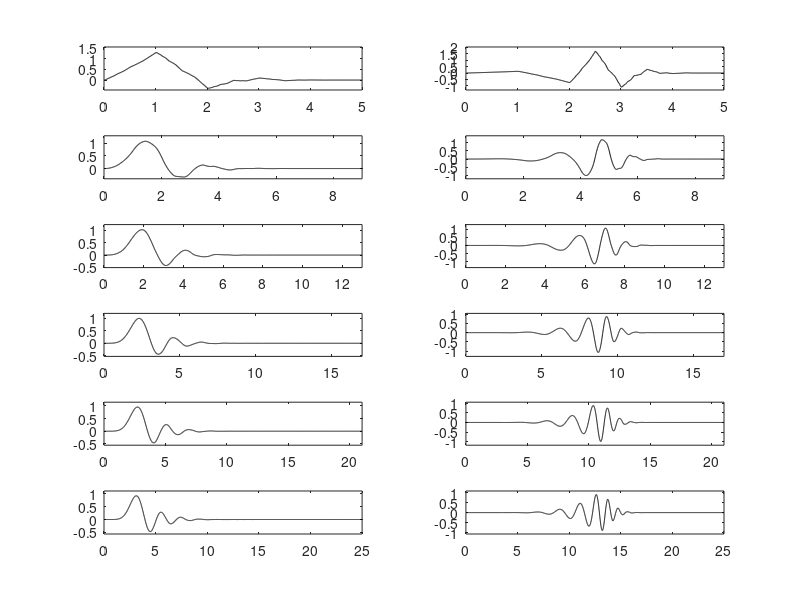

Source code (MATLAB):
% Compute Daubechies phi(t), psi(t)
% for L=6,10,14..26

for MM=2:2:12,
K=MM+1;
a=1; p=1; q=1;
h=[1 1];
M=2*K; %length of the filter

% the h0(n) coefficients
for nn=1:K-1,
   h=conv(h,[1,1]);
   a=-a*0.25*(nn+K-1)/nn;
   p=conv(p,[1,-2,1]);
   q=[0 q 0] + a*p;
end;
q=sort(roots(q));
aux=real(poly(q(1:K-1)));
h=conv(h,aux);    
h0=(h*sqrt(2))/sum(h); %normalization

%the scaling function phi(t), using cascade algorithm
Ns=128; %number of fi samples
hN=sqrt(2)*h0;
phi=[ones(1,3*M*Ns),0]/(3*M); %initial iteration
%upsample hN, inserting Ns-1 zeros between samples
hup=[hN;zeros(Ns-1,M)];
hup=hup(1:(Ns*M));
%iteration
for nn=0:12,
   aux=conv(hup,phi);
   phi=aux(1:2:length(aux)); %downsampling by 2  
end

%the h1(n) coefficients
h1=fliplr(h0); h1(1:2:end)=-h1(1:2:end);
H1=fft(h1,512); %HP filter frequency response
%the wavelet psi(t), using definition
%upsample by K
hN=-sqrt(2)*h1;
h1up=[hN;zeros(Ns-1,M)];
h1up=h1up(1:Ns*M-1);
%downsample by 2
aux=conv(h1up,phi); 
psi=aux(1:2:length(aux));

%display
subplot(6,2,(MM)-1)
phi=phi(1:(M-1)*Ns); %the supported part
t=(1:length(phi))/Ns;
plot(t,phi,'k'); %plots the scaling function
axis([0 max(t) 1.2*min(phi) 1.2*max(phi)]);

subplot(6,2,(MM))
psi=psi(1:(M-1)*Ns); %the supported part
plot(t,psi,'k'); %plots the wavelet
axis([0 max(t) 1.2*min(psi) 1.2*max(psi)]);

end;
